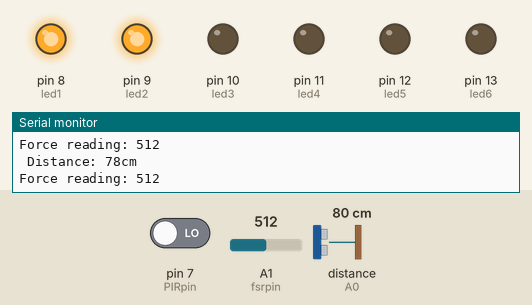
Bench run of a sketch on a simulated Arduino Uno, built with avr-gcc and run on an emulated ATmega328P. Parts: output pins drawn as LEDs (lit = HIGH), the last lines printed to the serial monitor. Wiring (inferred from the names in the program): ultrasonic range finder: trigger pin 3; echo A0. Inputs (shaded band) come from the test bench; at power-on: A1 (fsrpin) = 512, distance to the obstacle (sensor on A0) 80 cm, pin 7 (PIRpin) LOW. The echo pulse lasts 58.3 µs per cm; pins used as bus, display or sensor lines are not drawn.

Above: at 1.2 s.
1.3 s: A1 (fsrpin) set to 458
4.3 s: A1 (fsrpin) set to 444
At 4.6 s:
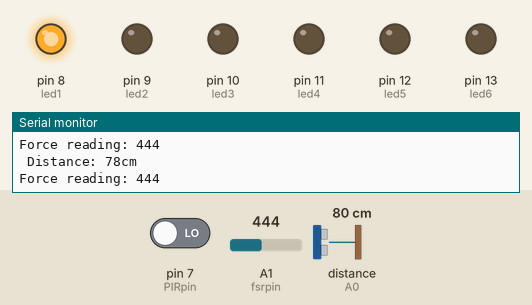
5.8 s: A1 (fsrpin) set to 217
8.8 s: A1 (fsrpin) set to 193
At 9.4 s:
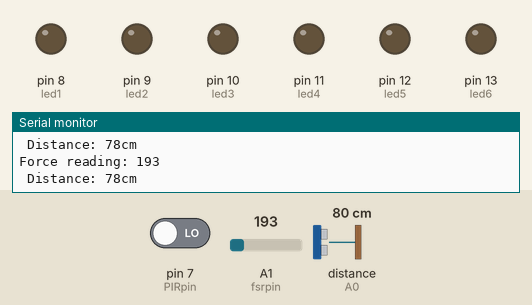
10.3 s: A1 (fsrpin) set to 1023
At 10.7 s:
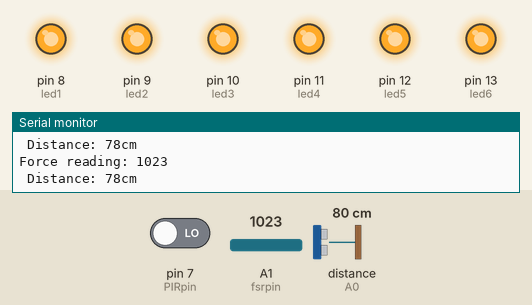
11.8 s: distance to the obstacle (sensor on A0) set to 53 cm
14.8 s: distance to the obstacle (sensor on A0) set to 45 cm
Timing chart, 0 to 17.4 s (numbered marks = the images above; inputs shaded):
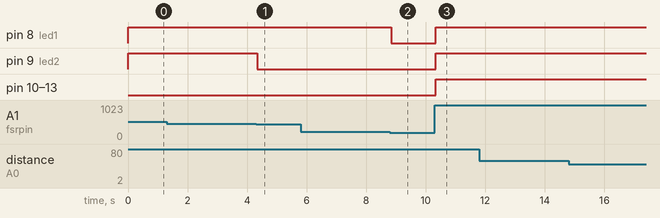

The sketch:

main.ino
```cpp
#define PIRpin 7
#define ULTRASONIC_SENSOR_TRIGGER 3
#define ULTRASONIC_SENSOR_ANALOG_IN A0

int fsrreading;
#define fsrpin A1
const int state = LOW;
const int val = LOW;
const int t = 500;
#define led1 8
#define led2 9
#define led3 10
#define led4 11
#define led5 12
#define led6 13

void setup(){
  Serial.begin(9600);
  initUSsensor();
  initPIRsensor();
  pinMode(led1, OUTPUT);
  pinMode(led2, OUTPUT);
  pinMode(led3, OUTPUT);
  pinMode(led4, OUTPUT);
  pinMode(led5, OUTPUT);
  pinMode(led6, OUTPUT);
  Serial.println("init completed");
}

void loop(){
  testUSsensor();
  testPIRsensor();
  forcescanner();
}
void initUSsensor(){
  pinMode(ULTRASONIC_SENSOR_TRIGGER, OUTPUT);
    pinMode(ULTRASONIC_SENSOR_ANALOG_IN, INPUT);

    digitalWrite(ULTRASONIC_SENSOR_TRIGGER, LOW);
    delayMicroseconds(2);
    digitalWrite(ULTRASONIC_SENSOR_TRIGGER, HIGH);
    delayMicroseconds(5);
    digitalWrite(ULTRASONIC_SENSOR_TRIGGER, LOW);
}
void testUSsensor(){
    int randint;
    long distanceThreshold = 50;
  	long cm, duration;

    digitalWrite(ULTRASONIC_SENSOR_TRIGGER, LOW);
    delayMicroseconds(2);
    digitalWrite(ULTRASONIC_SENSOR_TRIGGER, HIGH);
    delayMicroseconds(10);
    digitalWrite(ULTRASONIC_SENSOR_TRIGGER, LOW);

    //duration=analogRead(ULTRASONIC_SENSOR_ANALOG_IN);
    duration=pulseIn(ULTRASONIC_SENSOR_ANALOG_IN, HIGH);
    //debug
    //Serial.print(" pulseIn:");
    //Serial.print(duration);
    //Serial.println();

  cm=conversion(duration);
  //debug
    Serial.print(" Distance: ");
    Serial.print(cm);
    Serial.print("cm ");
    Serial.println();
  /*
    Serial.print(" randint = ");
    Serial.print(randint);
    Serial.println();
  */
    if (cm<distanceThreshold){
        Serial.print(" USsensor: THRESHOLD! ");
    }else{
        delayMicroseconds(10);
    }
  //delay(500);
}
long conversion(long duration){
  duration=(duration*0.034)/2;
  return(duration); //sound is 340m/s = 34ms/cm and two way trip so we half
}

void initPIRsensor(){
  pinMode(PIRpin, INPUT);
}

void testPIRsensor(){
  while (digitalRead(PIRpin)== HIGH){
  Serial.println("PIR: TRIGGERED!");
  }
}

void forcescanner(){
	fsrreading = analogRead(fsrpin);
  Serial.print("Force reading: ");
  Serial.println(fsrreading);

  if (fsrreading > 200) {
    digitalWrite(led1, HIGH);
  }
  else digitalWrite(led1, LOW);
  if (fsrreading > 450) {
    digitalWrite(led2, HIGH);
  }
  else digitalWrite(led2, LOW);
  if (fsrreading > 550) {
    digitalWrite(led3, HIGH);
  }
  else digitalWrite(led3, LOW);
  if (fsrreading > 650) {
    digitalWrite(led4, HIGH);
  }
  else digitalWrite(led4, LOW);
  if (fsrreading > 800) {
    digitalWrite(led5, HIGH);
  }
  else digitalWrite(led5, LOW);
  if (fsrreading > 900) {
    digitalWrite(led6, HIGH);
  }
  else digitalWrite(led6, LOW);
}
```

Measured:
- the behaviour switches between 451 and 450 on A1 (fsrpin) (found by bisection; images 0 and 1)
- the behaviour switches between 201 and 200 on A1 (fsrpin) (found by bisection; images 1 and 2)
- after the input at 4.3 s, pin 9 (led2): HIGH → LOW at once
- after the input at 8.8 s, pin 8 (led1): HIGH → LOW at once
- after the input at 10.3 s, pin 8 (led1), pin 9 (led2), pin 10 (led3), pin 11 (led4), pin 12 (led5), pin 13 (led6): LOW → HIGH at once
